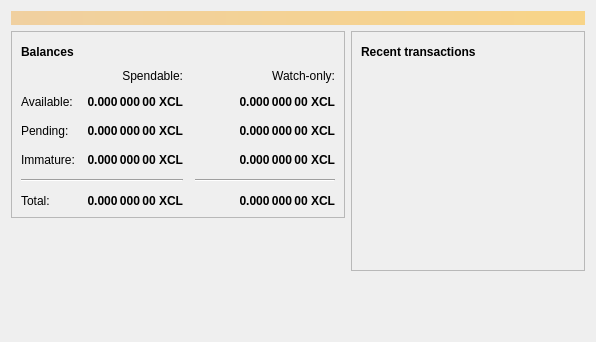
<?xml version="1.0" encoding="UTF-8"?>
<ui version="4.0">
 <class>OverviewPage</class>
 <widget class="QWidget" name="OverviewPage">
  <property name="geometry">
   <rect>
    <x>0</x>
    <y>0</y>
    <width>596</width>
    <height>342</height>
   </rect>
  </property>
  <property name="windowTitle">
   <string>Form</string>
  </property>
  <layout class="QVBoxLayout" name="topLayout">
   <item>
    <widget class="QLabel" name="labelAlerts">
     <property name="visible">
      <bool>false</bool>
     </property>
     <property name="styleSheet">
      <string notr="true">QLabel { background-color: qlineargradient(x1: 0, y1: 0, x2: 1, y2: 0, stop:0 #F0D0A0, stop:1 #F8D488); color:#000000; }</string>
     </property>
     <property name="wordWrap">
      <bool>true</bool>
     </property>
     <property name="margin">
      <number>3</number>
     </property>
     <property name="textInteractionFlags">
      <set>Qt::TextSelectableByMouse</set>
     </property>
    </widget>
   </item>
   <item>
    <layout class="QHBoxLayout" name="horizontalLayout" stretch="1,1">
     <item>
      <layout class="QVBoxLayout" name="verticalLayout_2">
       <item>
        <widget class="QFrame" name="frame">
         <property name="frameShape">
          <enum>QFrame::StyledPanel</enum>
         </property>
         <property name="frameShadow">
          <enum>QFrame::Raised</enum>
         </property>
         <layout class="QVBoxLayout" name="verticalLayout_4">
          <item>
           <layout class="QHBoxLayout" name="horizontalLayout_4">
            <item>
             <widget class="QLabel" name="label_5">
              <property name="font">
               <font>
                <weight>75</weight>
                <bold>true</bold>
               </font>
              </property>
              <property name="text">
               <string>Balances</string>
              </property>
             </widget>
            </item>
            <item>
             <widget class="QPushButton" name="labelWalletStatus">
              <property name="enabled">
               <bool>true</bool>
              </property>
              <property name="maximumSize">
               <size>
                <width>30</width>
                <height>16777215</height>
               </size>
              </property>
              <property name="toolTip">
               <string>The displayed information may be out of date. Your wallet automatically synchronizes with the Constella network after a connection is established, but this process has not completed yet.</string>
              </property>
              <property name="text">
               <string/>
              </property>
              <property name="icon">
               <iconset resource="../bitcoin.qrc">
                <normaloff>:/icons/warning</normaloff>
                <disabledoff>:/icons/warning</disabledoff>:/icons/warning</iconset>
              </property>
              <property name="iconSize">
               <size>
                <width>24</width>
                <height>24</height>
               </size>
              </property>
              <property name="flat">
               <bool>true</bool>
              </property>
             </widget>
            </item>
            <item>
             <spacer name="horizontalSpacer_3">
              <property name="orientation">
               <enum>Qt::Horizontal</enum>
              </property>
              <property name="sizeHint" stdset="0">
               <size>
                <width>40</width>
                <height>20</height>
               </size>
              </property>
             </spacer>
            </item>
           </layout>
          </item>
          <item>
           <layout class="QGridLayout" name="gridLayout">
            <property name="spacing">
             <number>12</number>
            </property>
            <item row="2" column="2">
             <widget class="QLabel" name="labelWatchPending">
              <property name="font">
               <font>
                <weight>75</weight>
                <bold>true</bold>
               </font>
              </property>
              <property name="cursor">
               <cursorShape>IBeamCursor</cursorShape>
              </property>
              <property name="toolTip">
               <string>Unconfirmed transactions to watch-only addresses</string>
              </property>
              <property name="text">
               <string notr="true">0.000 000 00 XCL</string>
              </property>
              <property name="alignment">
               <set>Qt::AlignRight|Qt::AlignTrailing|Qt::AlignVCenter</set>
              </property>
              <property name="textInteractionFlags">
               <set>Qt::LinksAccessibleByMouse|Qt::TextSelectableByKeyboard|Qt::TextSelectableByMouse</set>
              </property>
             </widget>
            </item>
            <item row="2" column="1">
             <widget class="QLabel" name="labelUnconfirmed">
              <property name="font">
               <font>
                <weight>75</weight>
                <bold>true</bold>
               </font>
              </property>
              <property name="cursor">
               <cursorShape>IBeamCursor</cursorShape>
              </property>
              <property name="toolTip">
               <string>Total of transactions that have yet to be confirmed, and do not yet count toward the spendable balance</string>
              </property>
              <property name="text">
               <string notr="true">0.000 000 00 XCL</string>
              </property>
              <property name="alignment">
               <set>Qt::AlignRight|Qt::AlignTrailing|Qt::AlignVCenter</set>
              </property>
              <property name="textInteractionFlags">
               <set>Qt::LinksAccessibleByMouse|Qt::TextSelectableByKeyboard|Qt::TextSelectableByMouse</set>
              </property>
             </widget>
            </item>
            <item row="3" column="2">
             <widget class="QLabel" name="labelWatchImmature">
              <property name="font">
               <font>
                <weight>75</weight>
                <bold>true</bold>
               </font>
              </property>
              <property name="cursor">
               <cursorShape>IBeamCursor</cursorShape>
              </property>
              <property name="toolTip">
               <string>Mined balance in watch-only addresses that has not yet matured</string>
              </property>
              <property name="text">
               <string notr="true">0.000 000 00 XCL</string>
              </property>
              <property name="alignment">
               <set>Qt::AlignRight|Qt::AlignTrailing|Qt::AlignVCenter</set>
              </property>
              <property name="textInteractionFlags">
               <set>Qt::LinksAccessibleByMouse|Qt::TextSelectableByKeyboard|Qt::TextSelectableByMouse</set>
              </property>
             </widget>
            </item>
            <item row="4" column="0" colspan="2">
             <widget class="Line" name="line">
              <property name="orientation">
               <enum>Qt::Horizontal</enum>
              </property>
             </widget>
            </item>
            <item row="4" column="2">
             <widget class="Line" name="lineWatchBalance">
              <property name="sizePolicy">
               <sizepolicy hsizetype="Preferred" vsizetype="Fixed">
                <horstretch>0</horstretch>
                <verstretch>0</verstretch>
               </sizepolicy>
              </property>
              <property name="minimumSize">
               <size>
                <width>140</width>
                <height>0</height>
               </size>
              </property>
              <property name="orientation">
               <enum>Qt::Horizontal</enum>
              </property>
             </widget>
            </item>
            <item row="5" column="0">
             <widget class="QLabel" name="labelTotalText">
              <property name="text">
               <string>Total:</string>
              </property>
             </widget>
            </item>
            <item row="3" column="1">
             <widget class="QLabel" name="labelImmature">
              <property name="font">
               <font>
                <weight>75</weight>
                <bold>true</bold>
               </font>
              </property>
              <property name="cursor">
               <cursorShape>IBeamCursor</cursorShape>
              </property>
              <property name="toolTip">
               <string>Mined balance that has not yet matured</string>
              </property>
              <property name="text">
               <string notr="true">0.000 000 00 XCL</string>
              </property>
              <property name="alignment">
               <set>Qt::AlignRight|Qt::AlignTrailing|Qt::AlignVCenter</set>
              </property>
              <property name="textInteractionFlags">
               <set>Qt::LinksAccessibleByMouse|Qt::TextSelectableByKeyboard|Qt::TextSelectableByMouse</set>
              </property>
             </widget>
            </item>
            <item row="2" column="3">
             <spacer name="horizontalSpacer_2">
              <property name="orientation">
               <enum>Qt::Horizontal</enum>
              </property>
              <property name="sizeHint" stdset="0">
               <size>
                <width>40</width>
                <height>20</height>
               </size>
              </property>
             </spacer>
            </item>
            <item row="3" column="0">
             <widget class="QLabel" name="labelImmatureText">
              <property name="text">
               <string>Immature:</string>
              </property>
             </widget>
            </item>
            <item row="5" column="1">
             <widget class="QLabel" name="labelTotal">
              <property name="font">
               <font>
                <weight>75</weight>
                <bold>true</bold>
               </font>
              </property>
              <property name="cursor">
               <cursorShape>IBeamCursor</cursorShape>
              </property>
              <property name="toolTip">
               <string>Your current total balance</string>
              </property>
              <property name="text">
               <string notr="true">0.000 000 00 XCL</string>
              </property>
              <property name="alignment">
               <set>Qt::AlignRight|Qt::AlignTrailing|Qt::AlignVCenter</set>
              </property>
              <property name="textInteractionFlags">
               <set>Qt::LinksAccessibleByMouse|Qt::TextSelectableByKeyboard|Qt::TextSelectableByMouse</set>
              </property>
             </widget>
            </item>
            <item row="5" column="2">
             <widget class="QLabel" name="labelWatchTotal">
              <property name="font">
               <font>
                <weight>75</weight>
                <bold>true</bold>
               </font>
              </property>
              <property name="cursor">
               <cursorShape>IBeamCursor</cursorShape>
              </property>
              <property name="toolTip">
               <string>Current total balance in watch-only addresses</string>
              </property>
              <property name="text">
               <string notr="true">0.000 000 00 XCL</string>
              </property>
              <property name="alignment">
               <set>Qt::AlignRight|Qt::AlignTrailing|Qt::AlignVCenter</set>
              </property>
              <property name="textInteractionFlags">
               <set>Qt::LinksAccessibleByMouse|Qt::TextSelectableByKeyboard|Qt::TextSelectableByMouse</set>
              </property>
             </widget>
            </item>
            <item row="0" column="2">
             <widget class="QLabel" name="labelWatchonly">
              <property name="text">
               <string>Watch-only:</string>
              </property>
              <property name="alignment">
               <set>Qt::AlignRight|Qt::AlignTrailing|Qt::AlignVCenter</set>
              </property>
             </widget>
            </item>
            <item row="1" column="0">
             <widget class="QLabel" name="labelBalanceText">
              <property name="text">
               <string>Available:</string>
              </property>
             </widget>
            </item>
            <item row="1" column="1">
             <widget class="QLabel" name="labelBalance">
              <property name="font">
               <font>
                <weight>75</weight>
                <bold>true</bold>
               </font>
              </property>
              <property name="cursor">
               <cursorShape>IBeamCursor</cursorShape>
              </property>
              <property name="toolTip">
               <string>Your current spendable balance</string>
              </property>
              <property name="text">
               <string notr="true">0.000 000 00 XCL</string>
              </property>
              <property name="alignment">
               <set>Qt::AlignRight|Qt::AlignTrailing|Qt::AlignVCenter</set>
              </property>
              <property name="textInteractionFlags">
               <set>Qt::LinksAccessibleByMouse|Qt::TextSelectableByKeyboard|Qt::TextSelectableByMouse</set>
              </property>
             </widget>
            </item>
            <item row="1" column="2">
             <widget class="QLabel" name="labelWatchAvailable">
              <property name="font">
               <font>
                <weight>75</weight>
                <bold>true</bold>
               </font>
              </property>
              <property name="cursor">
               <cursorShape>IBeamCursor</cursorShape>
              </property>
              <property name="toolTip">
               <string>Your current balance in watch-only addresses</string>
              </property>
              <property name="text">
               <string notr="true">0.000 000 00 XCL</string>
              </property>
              <property name="alignment">
               <set>Qt::AlignRight|Qt::AlignTrailing|Qt::AlignVCenter</set>
              </property>
              <property name="textInteractionFlags">
               <set>Qt::LinksAccessibleByMouse|Qt::TextSelectableByKeyboard|Qt::TextSelectableByMouse</set>
              </property>
             </widget>
            </item>
            <item row="2" column="0">
             <widget class="QLabel" name="labelPendingText">
              <property name="text">
               <string>Pending:</string>
              </property>
             </widget>
            </item>
            <item row="0" column="1">
             <widget class="QLabel" name="labelSpendable">
              <property name="text">
               <string>Spendable:</string>
              </property>
              <property name="alignment">
               <set>Qt::AlignRight|Qt::AlignTrailing|Qt::AlignVCenter</set>
              </property>
             </widget>
            </item>
           </layout>
          </item>
         </layout>
        </widget>
       </item>
       <item>
        <spacer name="verticalSpacer">
         <property name="orientation">
          <enum>Qt::Vertical</enum>
         </property>
         <property name="sizeHint" stdset="0">
          <size>
           <width>20</width>
           <height>40</height>
          </size>
         </property>
        </spacer>
       </item>
      </layout>
     </item>
     <item>
      <layout class="QVBoxLayout" name="verticalLayout_3">
       <item>
        <widget class="QFrame" name="frame_2">
         <property name="frameShape">
          <enum>QFrame::StyledPanel</enum>
         </property>
         <property name="frameShadow">
          <enum>QFrame::Raised</enum>
         </property>
         <layout class="QVBoxLayout" name="verticalLayout">
          <item>
           <layout class="QHBoxLayout" name="horizontalLayout_2">
            <item>
             <widget class="QLabel" name="label_4">
              <property name="font">
               <font>
                <weight>75</weight>
                <bold>true</bold>
               </font>
              </property>
              <property name="text">
               <string>Recent transactions</string>
              </property>
             </widget>
            </item>
            <item>
             <widget class="QPushButton" name="labelTransactionsStatus">
              <property name="enabled">
               <bool>true</bool>
              </property>
              <property name="maximumSize">
               <size>
                <width>30</width>
                <height>16777215</height>
               </size>
              </property>
              <property name="toolTip">
               <string>The displayed information may be out of date. Your wallet automatically synchronizes with the Constella network after a connection is established, but this process has not completed yet.</string>
              </property>
              <property name="text">
               <string/>
              </property>
              <property name="icon">
               <iconset resource="../bitcoin.qrc">
                <normaloff>:/icons/warning</normaloff>
                <disabledoff>:/icons/warning</disabledoff>:/icons/warning</iconset>
              </property>
              <property name="iconSize">
               <size>
                <width>24</width>
                <height>24</height>
               </size>
              </property>
              <property name="flat">
               <bool>true</bool>
              </property>
             </widget>
            </item>
            <item>
             <spacer name="horizontalSpacer">
              <property name="orientation">
               <enum>Qt::Horizontal</enum>
              </property>
              <property name="sizeHint" stdset="0">
               <size>
                <width>40</width>
                <height>20</height>
               </size>
              </property>
             </spacer>
            </item>
           </layout>
          </item>
          <item>
           <widget class="QListView" name="listTransactions">
            <property name="styleSheet">
             <string notr="true">QListView { background: transparent; }</string>
            </property>
            <property name="frameShape">
             <enum>QFrame::NoFrame</enum>
            </property>
            <property name="verticalScrollBarPolicy">
             <enum>Qt::ScrollBarAlwaysOff</enum>
            </property>
            <property name="horizontalScrollBarPolicy">
             <enum>Qt::ScrollBarAlwaysOff</enum>
            </property>
            <property name="selectionMode">
             <enum>QAbstractItemView::NoSelection</enum>
            </property>
           </widget>
          </item>
         </layout>
        </widget>
       </item>
       <item>
        <spacer name="verticalSpacer_2">
         <property name="orientation">
          <enum>Qt::Vertical</enum>
         </property>
         <property name="sizeHint" stdset="0">
          <size>
           <width>20</width>
           <height>40</height>
          </size>
         </property>
        </spacer>
       </item>
      </layout>
     </item>
    </layout>
   </item>
  </layout>
 </widget>
 <resources/>
 <connections/>
</ui>
